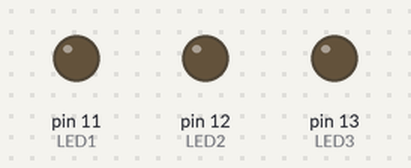
Recording of a sketch running on a simulated Arduino Uno, built with avr-gcc and run on an emulated ATmega328P. Shown: output pins drawn as LEDs (lit = HIGH).

Above: at 0.5 s.
At 1.5 s:
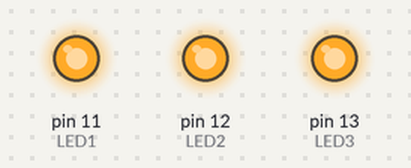
At 2.5 s:
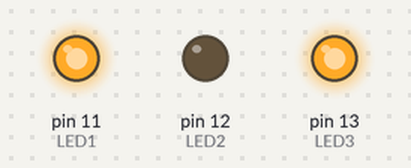
At 3.5 s:
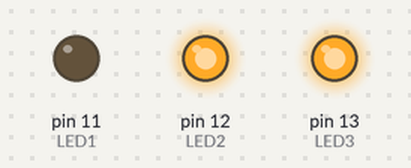
At 4.5 s:
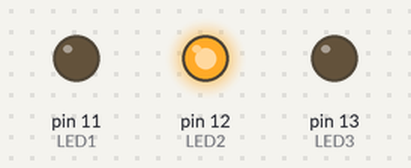
Timing chart, 0 to 5.2 s (numbered marks = the images above):
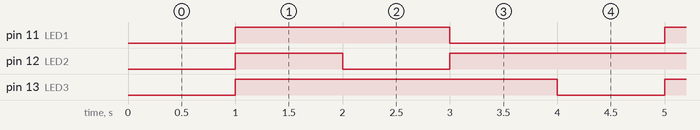

The sketch:

lasercomms.ino
```cpp
#define LED3 13  // The pin the LED is connected to
#define LED2 12  // The pin the LED is connected to
#define LED1 11  // The pin the LED is connected to
void setup() {
  pinMode(LED1, OUTPUT); // Declare the LED as an output
  pinMode(LED2, OUTPUT); // Declare the LED as an output
  pinMode(LED3, OUTPUT); // Declare the LED as an output
}

void loop() {
  delay(1000);
  digitalWrite(LED1, HIGH); // Turn the LED on
  digitalWrite(LED2, HIGH); // Turn the LED on
  digitalWrite(LED3, HIGH); // Turn the LED on
  delay(1000);
  digitalWrite(LED1, HIGH); // Turn the LED on
  digitalWrite(LED2, LOW); // Turn the LED on
  digitalWrite(LED3, HIGH); // Turn the LED on

  delay(1000);
  digitalWrite(LED1, LOW); // Turn the LED on
  digitalWrite(LED2, HIGH); // Turn the LED on
  digitalWrite(LED3, HIGH); // Turn the LED on

  delay(1000);
  digitalWrite(LED1, LOW); // Turn the LED on
  digitalWrite(LED2, HIGH); // Turn the LED on
  digitalWrite(LED3, LOW); // Turn the LED on

}
```

Measured:
- by itself, pin 11 (LED1): alternates HIGH for 2.0 s and LOW for 2.0 s
- by itself, pin 12 (LED2): repeats every 4.0 s: LOW 1.0 s, HIGH 3.0 s
- by itself, pin 13 (LED3): alternates HIGH for 3.0 s and LOW for 1.0 s
